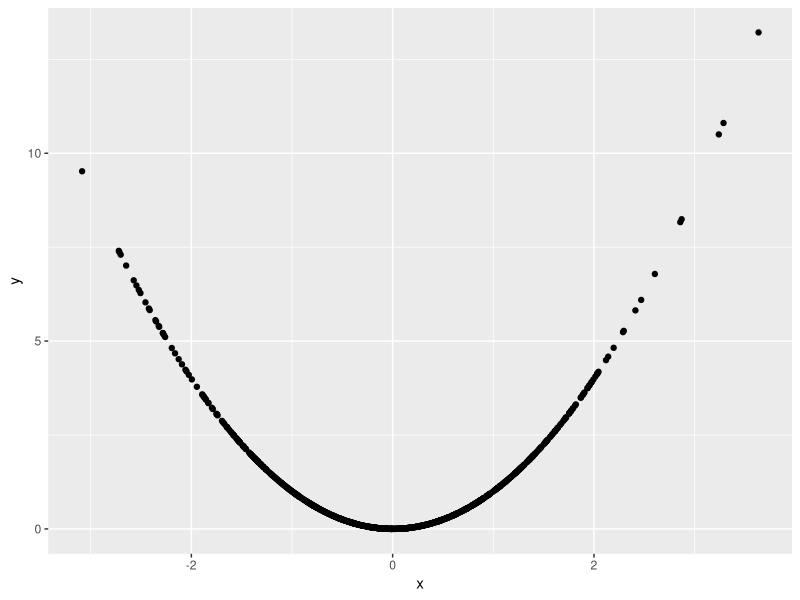

Source code (R):
## ---- chunk 1
# Load the tidyverse
library(tidyverse)

# Generate a tibble with two columns, x and y
plot_df = tibble(
  x = rnorm(1000),
  y = x^2
)

# Scatterplot of that tibble
ggplot(data = plot_df, aes(x = x, y = y)) + geom_point()
